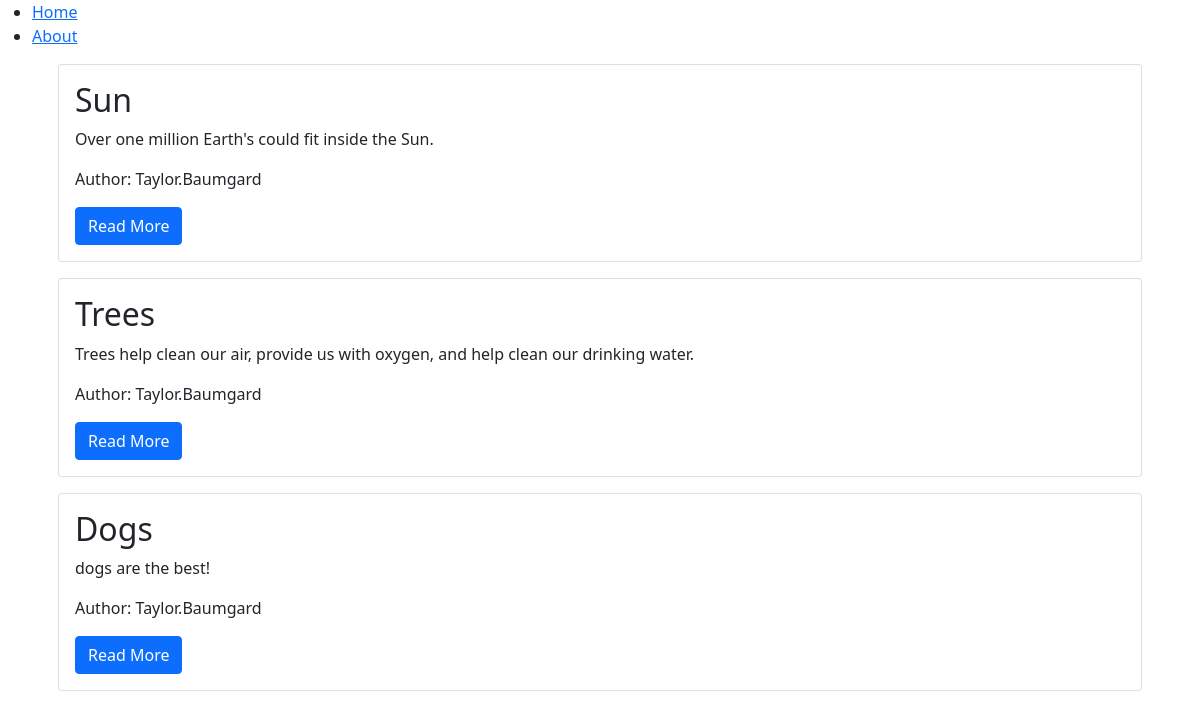
Before: / with the older database file.
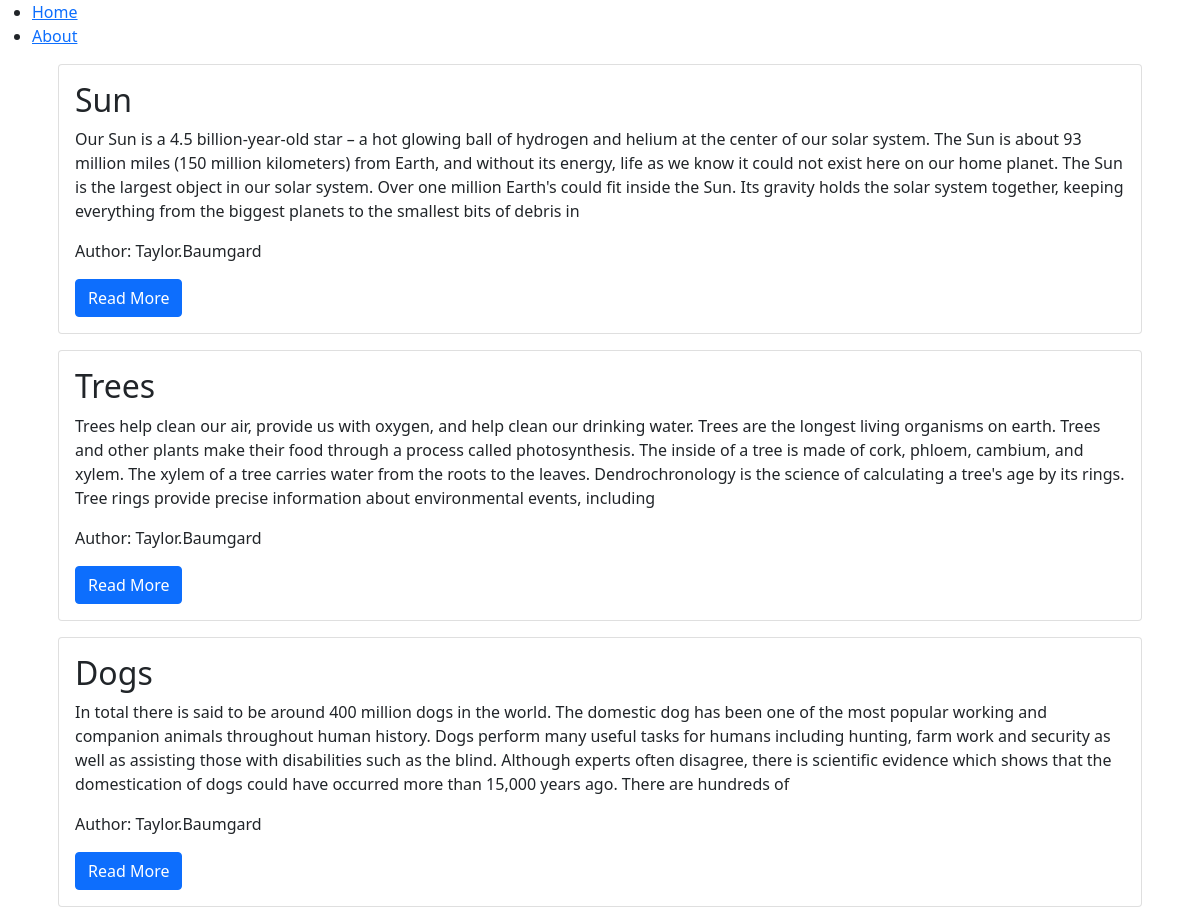
After: the same page with the newer database file.
### blog/models.py (models this page shows, shortened)
class Post(models.Model):
    title = models.CharField(max_length=200)
    content = models.TextField()
    date_created = models.DateTimeField(auto_now_add=True)
    slug = models.SlugField(max_length=200, unique=True)
    author = models.ForeignKey(to=User, on_delete=models.CASCADE)
    status = models.IntegerField(choices=STATUS, default=0)

### blog/views.py (the view)
# urls.py: path('', views.PostList.as_view(), name= 'home'),
class PostList(generic.ListView):
    queryset = Post.objects.filter(status=1).order_by('-date_created')
    template_name = 'index.html'

### templates/index.html
{% extends 'base.html' %}
{% block content %}
        <div class="container">
        {% for post in post_list%}
            <div class="card m-3">
                <div class="card-body">
                    <h2 class="card-title">
                        {{post.title}}
                    </h2>
                    <p class="card-text">
                        {{post.content | slice:"500"}}
                    </p>
                    <p class ="card-text">
                        Author: {{post.author | title}}
                    </p>
                    <a class="btn btn-primary" href="{% url 'blog_view' post.slug %}">Read More</a></h2>
                </div>
            </div>
         {% endfor %}
        </div>
{% endblock content %}

### templates/base.html (shortened to what this page needs)
<!DOCTYPE html>
<html lang="en">
    <head>
        <link href="https://cdn.jsdelivr.net/npm/bootstrap@5.1.3/dist/css/bootstrap.min.css" rel="stylesheet">
    </head>
    <body>
<nav>
    <div>
        <ul>
            <li>
                <a href="{% url 'home' %}">Home</a>
            </li>
            <li>
                <a href="{% url 'about_view' %}">About</a>
            </li>
        </ul>
    </div>
</nav>
{% block content %}
{% endblock content %}
<link href="https://cdn.jsdelivr.net/npm/bootstrap@5.1.3/dist/css/bootstrap.min.css" rel="stylesheet">
</body>
</html>

Changed rows visible on the page:
changed Post "Sun": content "Over one million Earth's could fit inside the Sun." → "Our Sun is a 4.5 billion-year-old star – a hot glowing ball of hydrogen and helium at the center of our solar system. The Sun is about 93 million miles (150 million kilometers) from Earth, and without its energy, life as we know it could not exist here on our home planet. The Sun is the largest object in our solar system. Over one million Earth's could fit inside the Sun. Its gravity holds the solar system together, keeping everything from the biggest planets to the smallest bits of debris in"
changed Post "Trees": content "Trees help clean our air, provide us with oxygen, and help clean our drinking water." → "…clean our drinking water. Trees are the longest living organisms on earth. Trees and other plants make their food through a process called photosynthesis. The inside of a tree is made of cork, phloem, cambium, and xylem. The xylem of a tree carries water from the roots to the leaves. Dendrochronology is the science of calculating a tree's age by its rings. Tree rings provide precise information about environmental events, including"
changed Post "Dogs": content "dogs are the best!" → "In total there is said to be around 400 million dogs in the world. The domestic dog has been one of the most popular working and companion animals throughout human history. Dogs perform many useful tasks for humans including hunting, farm work and security as well as assisting those with disabilities such as the blind. Although experts often disagree, there is scientific evidence which shows that the domestication of dogs could have occurred more than 15,000 years ago. There are hundreds of"
